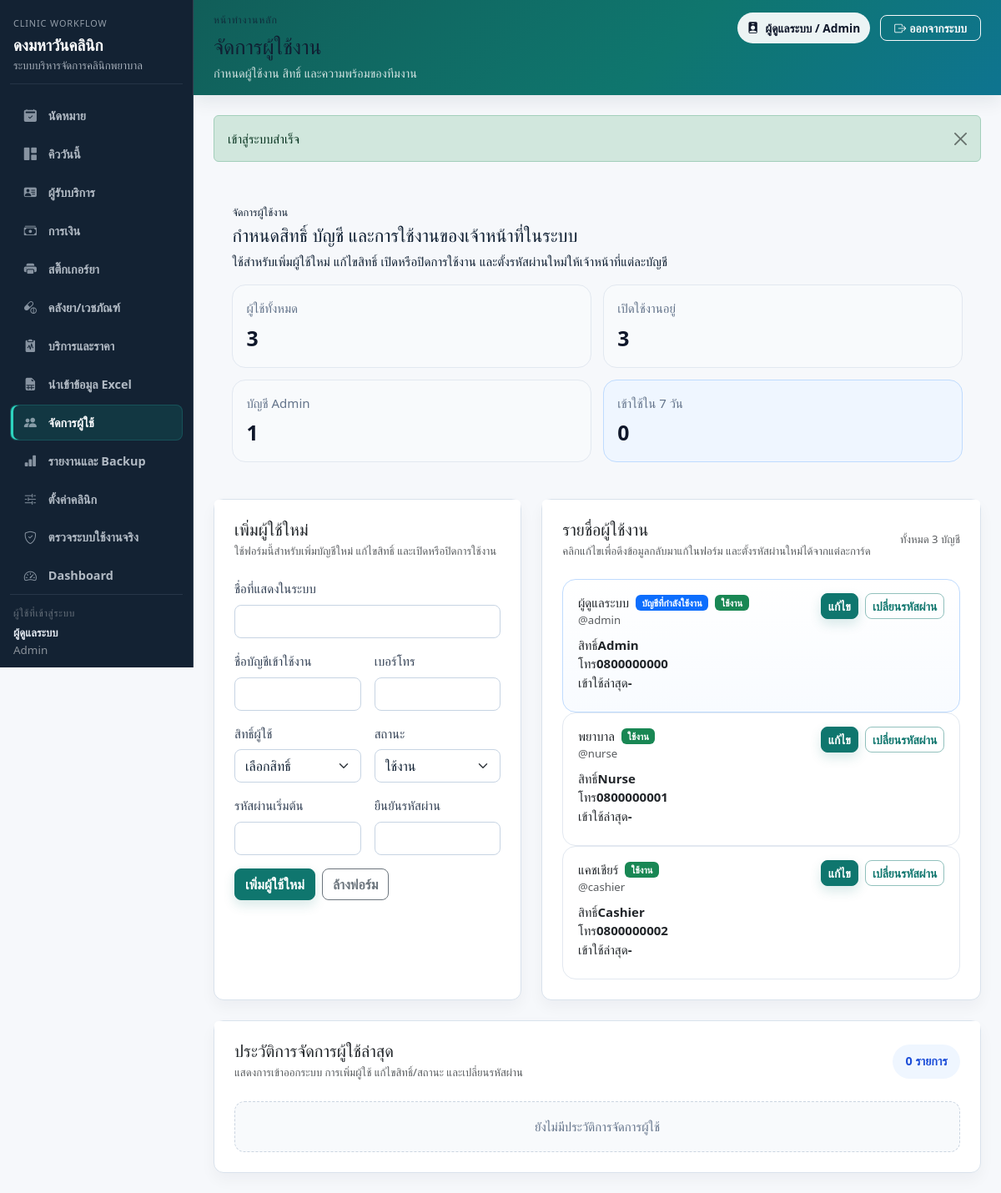
The app's page /index.php?page=users (signed in) with its own data.
### tables this page shows
CREATE TABLE `system_settings` (
  `id` bigint unsigned NOT NULL AUTO_INCREMENT,
  `clinic_name` varchar(200) NOT NULL,
  `clinic_address` text DEFAULT NULL,
  `clinic_phone` varchar(50) DEFAULT NULL,
  `clinic_tax_id` varchar(50) DEFAULT NULL,
  `receipt_logo_text` varchar(80) DEFAULT NULL,
  `receipt_footer` text DEFAULT NULL,
  `receipt_prefix` varchar(20) NOT NULL DEFAULT 'RC',
  `hn_prefix` varchar(20) NOT NULL DEFAULT 'HN',
  `expiry_alert_days` int NOT NULL DEFAULT 30,
  `queue_note` varchar(255) DEFAULT NULL,
  `created_at` datetime DEFAULT CURRENT_TIMESTAMP,
  `updated_at` datetime DEFAULT CURRENT_TIMESTAMP ON UPDATE CURRENT_TIMESTAMP,
  PRIMARY KEY (`id`)
);

CREATE TABLE `users` (
  `id` bigint unsigned NOT NULL AUTO_INCREMENT,
  `role_id` tinyint unsigned NOT NULL,
  `full_name` varchar(150) NOT NULL,
  `username` varchar(100) NOT NULL,
  `password_hash` varchar(255) NOT NULL,
  `phone` varchar(30) DEFAULT NULL,
  `is_active` tinyint(1) NOT NULL DEFAULT 1,
  `last_login_at` datetime DEFAULT NULL,
  `created_at` datetime DEFAULT CURRENT_TIMESTAMP,
  `updated_at` datetime DEFAULT CURRENT_TIMESTAMP ON UPDATE CURRENT_TIMESTAMP,
  PRIMARY KEY (`id`),
  UNIQUE KEY `uk_users_username` (`username`),
  KEY `idx_users_role_id` (`role_id`),
  CONSTRAINT `fk_users_role_id` FOREIGN KEY (`role_id`) REFERENCES `roles` (`id`)
);

CREATE TABLE `roles` (
  `id` tinyint unsigned NOT NULL AUTO_INCREMENT,
  `role_code` varchar(30) NOT NULL,
  `role_name` varchar(100) NOT NULL,
  `created_at` datetime DEFAULT CURRENT_TIMESTAMP,
  `updated_at` datetime DEFAULT CURRENT_TIMESTAMP ON UPDATE CURRENT_TIMESTAMP,
  PRIMARY KEY (`id`),
  UNIQUE KEY `uk_roles_role_code` (`role_code`)
);

### app/Views/users/index.php (the view, shortened to what the rows shown need)
<?php
$isEditing = is_array($editingUser ?? null);
$currentUser = current_user();
?>
<div class="d-grid gap-4">
    <section class="page-hero-card">
        <div class="page-hero-layout">
            <div>
                <h1 class="page-hero-title">กำหนดสิทธิ์ บัญชี และการใช้งานของเจ้าหน้าที่ในระบบ</h1>
            </div>
            <div class="report-summary-grid">
                <div class="report-summary-card">
                    <span>บัญชี Admin</span>
                    <strong><?= e((string) ($summary['admin_users'] ?? 0)) ?></strong>
                </div>
            </div>
        </div>
    </section>
    <div class="row g-4">
        <div class="col-xl-5">
            <div class="card section-card h-100">
                <div class="card-header bg-white border-0 pt-4 px-4">
                    <h2 class="h5 mb-1"><?= $isEditing ? 'แก้ไขผู้ใช้' : 'เพิ่มผู้ใช้ใหม่' ?></h2>
                </div>
            </div>
        </div>
        <div class="col-xl-7">
            <div class="card section-card h-100">
                <div class="card-header bg-white border-0 pt-4 px-4 d-flex justify-content-between align-items-center gap-3 flex-wrap">
                    <div>
                        <h2 class="h5 mb-1">รายชื่อผู้ใช้งาน</h2>
                    </div>
                </div>
                <div class="card-body px-4 pb-4">
                    <div class="patient-card-list">
                        <?php foreach ($users as $userRow): ?>
                            <?php $isCurrent = (int) $userRow['id'] === (int) ($currentUser['id'] ?? 0); ?>
                            <div class="user-card <?= $isCurrent ? 'user-card-current' : '' ?>">
                                <div class="d-flex justify-content-between align-items-start gap-3 flex-wrap">
                                    <div>
                                        <div class="patient-result-title d-flex align-items-center gap-2 flex-wrap">
                                            <span><?= e($userRow['full_name']) ?></span>
                                            <?php if ($isCurrent): ?>
                                                <span class="badge text-bg-primary">บัญชีที่กำลังใช้งาน</span>
                                            <?php endif; ?>
                                            <?php if ((int) $userRow['is_active'] !== 1): ?>
                                                <span class="badge text-bg-danger">ปิดใช้งาน</span>
                                            <?php else: ?>
                                                <span class="badge text-bg-success">ใช้งาน</span>
                                            <?php endif; ?>
                                        </div>
                                        <div class="small text-muted mb-2">@<?= e($userRow['username']) ?></div>
                                        <div class="patient-meta-row mb-2">
                                            <div><span>สิทธิ์</span><strong><?= e($userRow['role_name']) ?></strong></div>
                                            <div><span>โทร</span><strong><?= e($userRow['phone'] ?: '-') ?></strong></div>
                                            <div><span>เข้าใช้ล่าสุด</span><strong><?= e($userRow['last_login_at'] ? thai_date($userRow['last_login_at']) : '-') ?></strong></div>
                                        </div>
                                    </div>
                                    <div class="d-flex gap-2 flex-wrap user-card-actions">
                                        <a href="<?= e(route_url('users', ['edit' => $userRow['id']])) ?>" class="btn btn-primary btn-sm">แก้ไข</a>
                                        <button class="btn btn-outline-primary btn-sm" type="button" data-bs-toggle="collapse" data-bs-target="#password-form-<?= e((string) $userRow['id']) ?>">เปลี่ยนรหัสผ่าน</button>
                                    </div>
                                </div>
                            </div>
                        <?php endforeach; ?>
                    </div>
                </div>
            </div>
        </div>
    </div>
    <div class="row justify-content-center">
        <div class="col-12">
            <div class="card section-card">
                <div class="card-header bg-white border-0 pt-4 px-4 d-flex justify-content-between align-items-center gap-3 flex-wrap">
                    <div>
                        <h2 class="h5 mb-1">ประวัติการจัดการผู้ใช้ล่าสุด</h2>
                    </div>
                </div>
            </div>
        </div>
    </div>
</div>

### app/Views/layouts/app.php (shortened to what the rows shown need)
<?php
$user = current_user();
$clinicName = (string) system_setting('clinic_name', config('app.name'));
$currentPage = current_page();
$pageTitleText = (string) ($pageTitle ?? $clinicName);
$workflowCompactPages = ['appointments', 'queue', 'queue-exam', 'payments', 'import', 'pharmacy', 'pharmacy-labels'];
$defaultTopbarMode = in_array($currentPage, $workflowCompactPages, true) ? 'compact' : 'default';
$pageTopbarMode = (string) ($pageTopbarMode ?? $defaultTopbarMode);
?>
<!doctype html>
<html lang="th">
<head>
    <link href="https://cdn.jsdelivr.net/npm/bootstrap@5.3.3/dist/css/bootstrap.min.css" rel="stylesheet">
    <link href="https://cdn.jsdelivr.net/npm/bootstrap-icons@1.11.3/font/bootstrap-icons.css" rel="stylesheet">
    <link href="<?= e(app_url('assets/css/app.css')) ?>" rel="stylesheet">
</head>
<body>
<div class="app-shell">
    <aside class="app-sidebar sidebar">
        <div class="sidebar-inner">
            <div class="sidebar-brand text-white">
                <div class="sidebar-kicker">Clinic Workflow</div>
                <h4 class="mb-1"><?= e($clinicName) ?></h4>
                <div class="sidebar-subtitle">ระบบบริหารจัดการคลินิกพยาบาล</div>
            </div>
            <div class="sidebar-footer text-white-50 small">
                <div class="sidebar-footer-label">ผู้ใช้ที่เข้าสู่ระบบ</div>
                <div class="sidebar-footer-name"><?= e($user['full_name'] ?? '-') ?></div>
                <div class="sidebar-footer-role"><?= e($user['role_name'] ?? '-') ?></div>
            </div>
        </div>
    </aside>
    <main class="app-main-shell">
        <div class="brand-gradient app-topbar <?= $pageTopbarMode === 'compact' ? 'app-topbar-compact' : '' ?>">
            <div class="app-topbar-inner">
                <div>
                    <?php if ($pageTopbarMode === 'compact'): ?>
                        <div class="topbar-kicker">Nurse Station</div>
                        <div class="topbar-compact-label"><?= e($pageTitleText) ?></div>
                    <?php else: ?>
                        <h1 class="h3 mb-2"><?= e($pageTitleText) ?></h1>
                    <?php endif; ?>
                </div>
                <div class="topbar-actions">
                    <span class="topbar-user-badge">
                        <i class="bi bi-person-badge-fill"></i>
                        <span><?= e($user['full_name'] ?? '') ?> / <?= e($user['role_name'] ?? '') ?></span>
                    </span>
                </div>
            </div>
        </div>
        <div class="app-content px-3 px-lg-4 py-4">
            <?= $content ?>
        </div>
    </main>
</div>
</body>
</html>

### records on screen
system_settings: clinic_name "ดงมหาวันคลินิก"
users: full_name "ผู้ดูแลระบบ", shows "บัญชีที่กำลังใช้งาน", is_active "ใช้งาน", username "admin", role.role_name "Admin", phone "0800000000", last_login_at "-"
roles: role_name "Admin"
users: is_active "1", full_name "แคชเชียร์", shows "ใช้งาน", username "cashier", role.role_name "Cashier", phone "0800000002", last_login_at "-"
users: full_name "พยาบาล", is_active "ใช้งาน", username "nurse", role.role_name "Nurse", phone "0800000001", last_login_at "-"

### other values on screen
$navItem['label'] "นัดหมาย"
$navItem['label'] "คิววันนี้"
$navItem['label'] "ผู้รับบริการ"
$navItem['label'] "การเงิน"
$navItem['label'] "สติ๊กเกอร์ยา"
$navItem['label'] "คลังยา/เวชภัณฑ์"
$navItem['label'] "บริการและราคา"
$navItem['label'] "นำเข้าข้อมูล Excel"
$navItem['label'] "จัดการผู้ใช้"
$navItem['label'] "รายงานและ Backup"
$navItem['label'] "ตั้งค่าคลินิก"
$navItem['label'] "ตรวจระบบใช้งานจริง"
$navItem['label'] "Dashboard"
$pageTitleText "จัดการผู้ใช้งาน"
$pageDescription "กำหนดผู้ใช้งาน สิทธิ์ และความพร้อมของทีมงาน"
